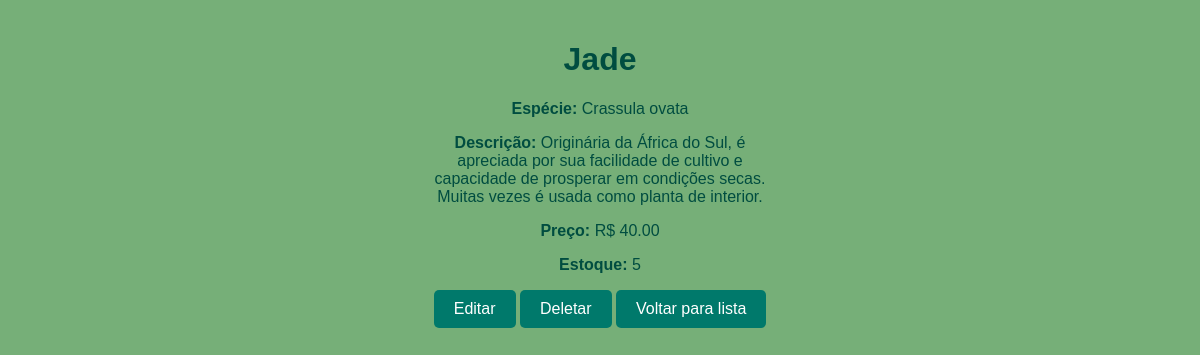
The app's page /planta/4/ with its own data.
### core/models.py (models this page shows, shortened)
class Planta(models.Model):
    nome = models.CharField(max_length=100)
    especie = models.CharField(max_length=100)
    descricao = models.TextField()
    preco = models.DecimalField(max_digits=10, decimal_places=2)
    estoque = models.PositiveBigIntegerField()

### core/views.py (the view)
# urls.py: path('planta/<int:pk>/', views.detalhes, name='detalhes'),
def detalhes(request, pk):
    planta = get_object_or_404(Planta, pk=pk)
    return render(request, 'core/detalhes.html', {'planta': planta})

### core/templates/core/detalhes.html (shortened to what this page needs)
<!DOCTYPE html>
<html lang="pt-br">
<head>
    {% load static %}
    <link rel="stylesheet" href="{% static 'css/style.css' %}">
</head>
<body>
    <div class="container">
        <div class="plant-details">
            <h1>{{ planta.nome }}</h1>
            <p><strong>Espécie:</strong> {{ planta.especie }}</p>
            <p><strong>Descrição:</strong> {{ planta.descricao }}</p>
            <p><strong>Preço:</strong> R$ {{ planta.preco }}</p>
            <p><strong>Estoque:</strong> {{ planta.estoque }}</p>
            <a href="{% url 'editar' planta.pk %}" class="button">Editar</a>
            <a href="{% url 'deletar' planta.pk %}" class="button">Deletar</a>
            <a href="{% url 'lista' %}" class="button">Voltar para lista</a>
        </div>
    </div>
</body>
</html>

### static/css/style.css (style rules this page uses)
body { font-family: Arial, sans-serif; background-color: #76af78; color: #004d40; margin: 0; padding: 0; text-align: center; }
.container { width: 30%; margin: 0 auto; padding: 20px; border: #ffffff; }
h1 { color: #004d40; }
.button { background-color: #00796b; color: white; padding: 10px 20px; border: none; border-radius: 5px; text-decoration: none; display: inline-block; }

### records on screen
Planta: nome "Jade", especie "Crassula ovata", descricao "Originária da África do Sul, é apreciada por sua facilidade de cultivo e capacidade de prosperar em condições secas. Muitas vezes é usada como planta de interior.", preco "40.00", estoque "5"
